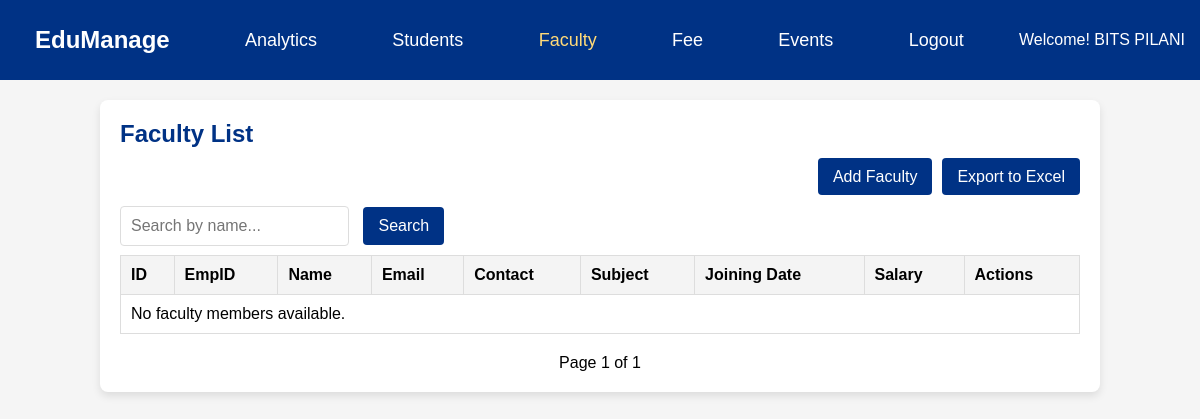
Before: /faculty/ (signed in) with the older database file.
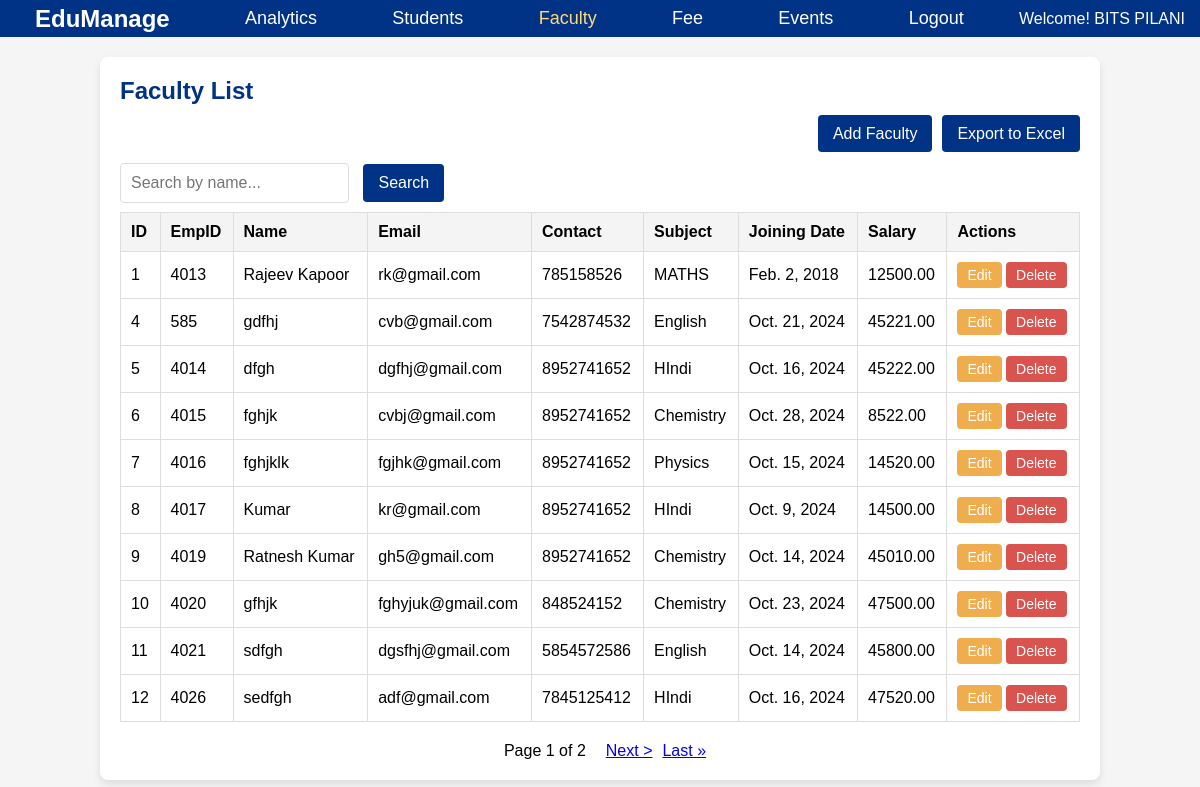
After: the same page with the newer database file.
### accounts/models.py (models this page shows, shortened)
class Faculty(models.Model):
    school = models.ForeignKey(User, on_delete=models.CASCADE)  # Linking to the school
    emp_id = models.CharField(max_length=50, unique=True)  # Employee ID
    name = models.CharField(max_length=255)
    email = models.EmailField(unique=True)
    contact = models.CharField(max_length=20)
    subject = models.CharField(max_length=255)
    joining_date = models.DateField()
    salary = models.DecimalField(max_digits=10, decimal_places=2)

### accounts/views.py (the view)
# urls.py: path('faculty/', views.faculty_list, name='faculty_list'),
@login_required
def faculty_list(request):
    search_query = request.GET.get('search', '')
    if search_query:
        faculties = Faculty.objects.filter(name__icontains=search_query)
    else:
        faculties = Faculty.objects.all()
    paginator = Paginator(faculties, 10)  # Show 10 faculties per page
    page_number = request.GET.get('page')
    faculties_page = paginator.get_page(page_number)
    return render(request, 'accounts/faculty_list.html', {
        'faculties': faculties_page,
        'search_query': search_query,
    })

### templates/accounts/faculty_list.html (shortened to what this page needs)
<!DOCTYPE html>
<html lang="en">
  <head>
    {% load static %}
    <link rel="stylesheet" href="{% static 'css/faculty_list.css' %}" />
  </head>
  <body>
    <nav class="navbar">
      <a
        href="{% url 'school_details' %}"
        class="navbar-brand"
        style="font-size: 24px; font-weight: bold"
        >EduManage</a
      >
      <a href="#" class="nav-link">Analytics</a>
      <a href="{% url 'student_list' %}" class="nav-link">Students</a>
      <a href="{% url 'faculty_list' %}" class="nav-link" style="color: #ffda78"
        >Faculty</a
      >
      <a href="{% url 'fee' %}" class="nav-link">Fee</a>
      <a href="{% url 'event_list' %}" class="nav-link">Events</a>
      <a href="{% url 'logout' %}" class="logout-link">Logout</a>
      <span class="school-name">Welcome! {{ user.school_name }}</span>
    </nav>
    <div class="container">
      <h2>Faculty List</h2>
      <div class="button-container">
        <div class="add-faculty">
          <a href="{% url 'faculty_add' %}" class="btn btn-primary"
            >Add Faculty</a
          >
        </div>
        <div class="export-button">
          <a href="{% url 'export_faculties' %}" class="btn btn-primary"
            >Export to Excel</a
          >
        </div>
      </div>
      <div class="search-box">
        <form action="{% url 'faculty_list' %}" method="get">
          <input
            type="text"
            name="search"
            placeholder="Search by name..."
            value="{{ request.GET.search }}"
          />
          <button type="submit" class="btn btn-primary">Search</button>
        </form>
      </div>
      <table class="table table-bordered">
        <thead>
          <tr>
            <th>ID</th>
            <th>EmpID</th>
            <th>Name</th>
            <th>Email</th>
            <th>Contact</th>
            <th>Subject</th>
            <th>Joining Date</th>
            <th>Salary</th>
            <th>Actions</th>
          </tr>
        </thead>
        <tbody>
          {% for faculty in faculties %}
          <tr>
            <td>{{ faculty.id }}</td>
            <td>{{ faculty.emp_id }}</td>
            <td>{{ faculty.name }}</td>
            <td>{{ faculty.email }}</td>
            <td>{{ faculty.contact }}</td>
            <td>{{ faculty.subject }}</td>
            <td>{{ faculty.joining_date }}</td>
            <td>{{ faculty.salary }}</td>
            <td>
              <a
                href="{% url 'faculty_edit' faculty.id %}"
                class="btn btn-sm btn-warning"
                >Edit</a
              >
              <form
                action="{% url 'faculty_delete' faculty.id %}"
                method="POST"
                style="display: inline"
              >
                <button
                  type="submit"
                  class="btn btn-sm btn-danger"
                  onclick="return confirm('Are you sure you want to delete this faculty member?');"
                >
                  Delete
                </button>
              </form>
            </td>
          </tr>
          {% empty %}
          <tr>
            <td colspan="9">No faculty members available.</td>
          </tr>
          {% endfor %}
        </tbody>
      </table>
      <div class="pagination">
        <span class="step-links">
          <span class="current">
            Page {{ faculties.number }} of {{ faculties.paginator.num_pages }}
          </span>
          {% if faculties.has_next %}
          <a
            href="?page={{ faculties.next_page_number }}{% if request.GET.search %}&search={{ request.GET.search }}{% endif %}"
            >Next &gt;</a
          >
          <a
            href="?page={{ faculties.paginator.num_pages }}{% if request.GET.search %}&search={{ request.GET.search }}{% endif %}"
            >Last &raquo;</a
          >
          {% endif %}
        </span>
      </div>
    </div>
  </body>
</html>

Changed rows visible on the page:
added Faculty: id "1", emp_id "4013", name "Rajeev Kapoor", email "rk@gmail.com", contact "785158526", subject "MATHS", joining_date "Feb. 2, 2018", salary "12500.00"
added Faculty: id "4", emp_id "585", name "gdfhj", email "cvb@gmail.com", contact "7542874532", subject "English", joining_date "Oct. 21, 2024", salary "45221.00"
added Faculty: id "5", emp_id "4014", name "dfgh", email "dgfhj@gmail.com", contact "8952741652", subject "HIndi", joining_date "Oct. 16, 2024", salary "45222.00"
added Faculty: id "6", emp_id "4015", name "fghjk", email "cvbj@gmail.com", contact "8952741652", subject "Chemistry", joining_date "Oct. 28, 2024", salary "8522.00"
added Faculty: id "7", emp_id "4016", name "fghjklk", email "fgjhk@gmail.com", contact "8952741652", subject "Physics", joining_date "Oct. 15, 2024", salary "14520.00"
added Faculty: id "8", emp_id "4017", name "Kumar", email "kr@gmail.com", contact "8952741652", subject "HIndi", joining_date "Oct. 9, 2024", salary "14500.00"
added Faculty: id "9", emp_id "4019", name "Ratnesh Kumar", email "gh5@gmail.com", contact "8952741652", subject "Chemistry", joining_date "Oct. 14, 2024", salary "45010.00"
added Faculty: id "10", emp_id "4020", name "gfhjk", email "fghyjuk@gmail.com", contact "848524152", subject "Chemistry", joining_date "Oct. 23, 2024", salary "47500.00"
added Faculty: id "11", emp_id "4021", name "sdfgh", email "dgsfhj@gmail.com", contact "5854572586", subject "English", joining_date "Oct. 14, 2024", salary "45800.00"
added Faculty: id "12", emp_id "4026", name "sedfgh", email "adf@gmail.com", contact "7845125412", subject "HIndi", joining_date "Oct. 16, 2024", salary "47520.00"
Other visible differences:
{{ faculties.paginator.num_pages }}: "1" → "2"
text no longer shown: "No faculty members available."
text now shown: "Next > Last »"
